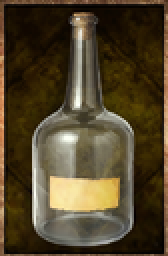
#> input picture owd/assets/objets/edited/containers/bouteille.png, 84 x 128 px, given in place of 59271.webp, which was not available (shown 2 times larger)
$ python poix.py
#> lines starting #> are read from the running program, lines starting #| are printed output that depends on the picture; pictures that were not available may be replaced by others from this repository, and a replacement may not be noted
# -*- coding: utf-8 -*-
"""La poix et la graisse.

Deux photos, deux fonds opposes, deux problemes.

POIX    <- ecailles de resine ambree sur fond BLANC. Le sujet est clair, le fond
           l'est plus encore : le seuil de luminance ne les separe pas. C'est la
           SATURATION qui tranche -- le fond est gris pur, la resine est jaune.
GRAISSE <- masse creme sur fond NOIR, barree de traits blancs en filigrane. Le
           fond part au seuil, mais les traits qui MORDENT sur le sujet doivent
           etre repeints : on les remplace par la mediane de leur voisinage,
           prise le long du trait et non a travers.
"""
import random
import sys
from collections import deque

from PIL import Image, ImageFilter

D = r'C:/Users/IgneeFleur/Documents/Github/fns-owd-beta/docs/assets/objets'
S = (r'C:/Users/IGNEEF~1/AppData/Local/Temp/claude/'
     r'c--Users-IgneeFleur-Documents-Github-fns-ttrpg/'
     r'd943426d-1602-45f6-8810-fbde9268f03c/scratchpad')
W, H, BORD = 84, 128, 2
FOND = (23, 13, 1)
sys.stdout.reconfigure(encoding='utf-8')
L = lambda c: 0.299 * c[0] + 0.587 * c[1] + 0.114 * c[2]
cl = lambda v, a=0., b=1.: max(a, min(b, v))
sat = lambda c: max(c) - min(c)

exec(open(S + '/fer.py', encoding='utf-8').read().split('# ---------------- MINERAI')[0]
     .split('D = r')[0].replace('import random', '').replace('import sys', '')
     if False else '')


# ---- outils repris de fer.py (memes definitions) ----
def cadre(img, modele=D + '/gourde.png'):
    m = Image.open(modele).convert('RGB').load()
    o = img.load()
    for y in range(H):
        for x in range(W):
            if x < BORD or x >= W - BORD or y < BORD or y >= H - BORD:
                o[x, y] = m[x, y]
    return img


def grain(img, force, seed):
    random.seed(seed)
    br = Image.new('L', (W, H))
    bp = br.load()
    for y in range(H):
        for x in range(W):
            bp[x, y] = max(0, min(255, int(random.gauss(128, 60))))
    br = br.filter(ImageFilter.GaussianBlur(0.5))
    bp = br.load()
    g = img.load()
    for y in range(BORD, H - BORD):
        for x in range(BORD, W - BORD):
            r, gg, b = g[x, y]
            d = (bp[x, y] - 128) / 128.0 * force * (0.35 + 0.65 * L((r, gg, b)) / 255.0)
            g[x, y] = tuple(max(0, min(255, round(v + d))) for v in (r, gg, b))
    return img


def plateau():
    pl = Image.open(D + '/bois.png').convert('RGB')
    q = pl.load()
    depart = {(x, y) for y in range(BORD, H - BORD) for x in range(BORD, W - BORD)
              if q[x, y][2] > 12}
    trou = set(depart)
    for _ in range(6):
        for (x, y) in list(trou):
            src = [(x + dx, y + dy) for dx in (-3, 0, 3) for dy in (-3, 0, 3)
                   if (x + dx, y + dy) not in trou
                   and BORD <= x + dx < W - BORD and BORD <= y + dy < H - BORD]
            if src:
                n = len(src)
                q[x, y] = tuple(sum(q[p][i] for p in src) // n for i in range(3))
                trou.discard((x, y))
    m = Image.new('L', (W, H), 0)
    mp = m.load()
    for (x, y) in depart:
        mp[x, y] = 255
    m = m.filter(ImageFilter.GaussianBlur(2.0))
    flou = pl.filter(ImageFilter.GaussianBlur(3.4))
    fp, mp = flou.load(), m.load()
    for y in range(BORD, H - BORD):
        for x in range(BORD, W - BORD):
            a = mp[x, y] / 255.0
            if a > 0.02:
                q[x, y] = tuple(round(q[x, y][i] * (1 - a) + fp[x, y][i] * a) for i in range(3))
    return pl


def plus_grande_tache(m, seuil=90):
    w, h = m.size
    mp = m.load()
    vu = bytearray(w * h)
    best, bestn = None, 0
    for sy in range(h):
        for sx in range(w):
            if vu[sy * w + sx] or mp[sx, sy] < seuil:
                continue
            q, comp = deque([(sx, sy)]), []
            vu[sy * w + sx] = 1
            while q:
                x, y = q.popleft()
                comp.append((x, y))
                for dx, dy in ((1, 0), (-1, 0), (0, 1), (0, -1)):
                    nx, ny = x + dx, y + dy
                    if 0 <= nx < w and 0 <= ny < h and not vu[ny * w + nx] and mp[nx, ny] >= seuil:
                        vu[ny * w + nx] = 1
                        q.append((nx, ny))
            if len(comp) > bestn:
                best, bestn = comp, len(comp)
    garde = set(best or [])
    for y in range(h):
        for x in range(w):
            if mp[x, y] and (x, y) not in garde:
                mp[x, y] = 0
    return m


def boucher(m, seuil=90):
    w, h = m.size
    mp = m.load()
    vu = bytearray(w * h)
    q = deque()
    for y in range(h):
        for x in range(w):
            if (x in (0, w - 1) or y in (0, h - 1)) and mp[x, y] < seuil:
                vu[y * w + x] = 1
                q.append((x, y))
    while q:
        x, y = q.popleft()
        for dx, dy in ((1, 0), (-1, 0), (0, 1), (0, -1)):
            nx, ny = x + dx, y + dy
            if 0 <= nx < w and 0 <= ny < h and not vu[ny * w + nx] and mp[nx, ny] < seuil:
                vu[ny * w + nx] = 1
                q.append((nx, ny))
    for y in range(h):
        for x in range(w):
            if mp[x, y] < seuil and not vu[y * w + x]:
                mp[x, y] = 255
    return m


def poser(im, al, sortie, seed, taille=1.0, decal_x=0, decal_y=0):
    bb = al.point(lambda v: 255 if v > 40 else 0).getbbox()
    noye = Image.new('RGB', im.size, FOND)
    noye.paste(im, (0, 0), al)
    obj, oa = noye.crop(bb), al.crop(bb)
    ow, oh = obj.size
    ech = min(76 / ow, 118 / oh) * taille
    nw, nh = max(1, round(ow * ech)), max(1, round(oh * ech))
    obj, oa = obj.resize((nw, nh), Image.LANCZOS), oa.resize((nw, nh), Image.LANCZOS)
    ox, oy = (W - nw) // 2 + decal_x, (H - nh) // 2 + decal_y
    out = plateau()
    am = oa.load()
    omb = Image.new('L', (W, H), 0)
    om = omb.load()
    for y in range(nh):
        for x in range(nw):
            if am[x, y] > 60:
                X, Y = ox + x + 3, oy + y + 4
                if BORD <= X < W - BORD and BORD <= Y < H - BORD:
                    om[X, Y] = 255
    omb = omb.filter(ImageFilter.GaussianBlur(2.6))
    om = omb.load()
    o = out.load()
    for y in range(H):
        for x in range(W):
            f = om[x, y] / 255.0 * 0.5
            if f > 0:
                o[x, y] = tuple(round(v * (1 - f)) for v in o[x, y])
    out.paste(obj, (ox, oy), oa)
    cadre(out)
    grain(out, 9, seed)
    out.save(S + '/' + sortie)
    print('   %-22s -> %dx%d a (%d,%d)' % (sortie, nw, nh, ox, oy))


def rugosite(im, al, force, seed, echelle=2):
    w, h = im.size
    random.seed(seed)
    t = Image.new('L', (w // echelle + 1, h // echelle + 1))
    tp = t.load()
    for y in range(t.height):
        for x in range(t.width):
            tp[x, y] = max(0, min(255, int(random.gauss(128, 78))))
    t = t.resize((w, h), Image.BICUBIC).filter(ImageFilter.GaussianBlur(1.4))
    tp, px, ap = t.load(), im.load(), al.load()
    for y in range(h):
        for x in range(w):
            a = ap[x, y] / 255.0
            if a < 0.15:
                continue
            f = 1.0 + (tp[x, y] - 128) / 128.0 * force * a
            px[x, y] = tuple(max(0, min(255, round(v * f))) for v in px[x, y])
    return im


def reduire(im, cible=420):
    """Une photo de 2500 px coute des minutes par passe ; 420 suffit largement
    pour une vignette de 84."""
    if max(im.size) <= cible:
        return im
    e = cible / float(max(im.size))
    return im.resize((max(1, round(im.width * e)), max(1, round(im.height * e))), Image.LANCZOS)


# ================= POIX =================
# Fond blanc, sujet ambre : c'est la saturation qui tranche, pas la luminance.
im = reduire(Image.open(S + '/../../../../../../IgneeFleur/Downloads/59271.webp'
                        if False else r'C:/Users/IgneeFleur/Downloads/59271.webp').convert('RGB'))
#> im is the input picture: PIL image 84x128 RGB; mean R, G, B 81.4, 68.2, 43.2
w, h = im.size
#> w = 84; h = 128
px = im.load()
m = Image.new('L', (w, h), 0)
#> m: PIL image 84x128 L; every value is 0
mp = m.load()
for y in range(h):
    for x in range(w):
        c = px[x, y]
        # jaune sature OU assez sombre pour ne pas etre le fond
        mp[x, y] = int(255 * max(cl((sat(c) - 12) / 22.0), cl((238 - L(c)) / 26.0)))
m = m.filter(ImageFilter.MaxFilter(5)).filter(ImageFilter.MinFilter(5))
#> m: PIL image 84x128 L; every value is 255
al = boucher(plus_grande_tache(m)).filter(ImageFilter.GaussianBlur(1.0))
#> in boucher, `w, h = m.size`: w = 84; h = 128

# Le fond blanc s'infiltre entre les ecailles du bord : des mouchetures grises
# que le masque garde parce qu'elles sont cernees de resine. On les remplace par
# la mediane locale, qui est de la resine.
med = im.filter(ImageFilter.MedianFilter(7))
mdp, ap = med.load(), al.load()
for y in range(h):
    for x in range(w):
        if ap[x, y] > 40 and sat(px[x, y]) < 16 and L(px[x, y]) > 196:
            px[x, y] = mdp[x, y]
rugosite(im, al, 0.14, 917)
#> in rugosite, `t = Image.new('L', (w // echelle + 1, h // echelle + 1))`: t: PIL image 43x65 L; every value is 0
#> in rugosite, `t = t.resize((w, h), Image.BICUBIC).filter(ImageFilter.GaussianBlur(1...`:
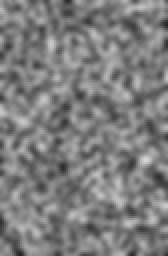
#> t: PIL image 84x128 L (shown 2 times larger); min 36, max 210, mean 125.4
poser(im, al, 'poix_84.png', 919, taille=1.00)
#> in poser, `bb = al.point(lambda v: 255 if v > 40 else 0).getbbox()`: bb = (0, 0, 84, 128)
#> in poser, `obj, oa = obj.resize((nw, nh), Image.LANCZOS), oa.resize((nw, nh), Ima..`: oa: PIL image 76x116 L; every value is 255
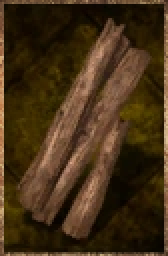
#> input picture owd/assets/objets/edited/materials/bois.png, 84 x 128 px, found by its file name (shown 2 times larger)
#> in plateau, pl is the input picture: PIL image 84x128 RGB; mean R, G, B 68.9, 48.2, 23.2
#> in plateau, `depart = {(x, y) for y in range(BORD, H - BORD) for x in range(BORD, W..`: depart = 3391 items
#> the loop in plateau, `for (x, y) in depart:` made 3391 passes
#> (x, y) on passes 1 to 3: (13, 88), (59, 55), (24, 97)
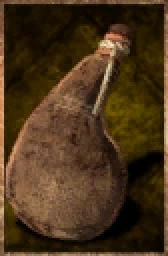
#> input picture owd/assets/objets/edited/containers/gourde.png, 84 x 128 px, found by its file name (shown 2 times larger)
#|    poix_84.png            -> 76x116 a (4,6)

# ================= GRAISSE =================
# Fond noir + filigrane : le fond tombe au seuil, les traits sur le sujet non.
src = Image.open(r'C:/Users/IgneeFleur/Downloads/wmremove-transformed(3).png')
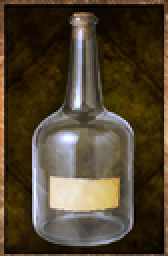
#> input picture owd/assets/objets/edited/containers/bouteille_bleutee.png, 84 x 128 px, given in place of wmremove-transformed(3).png, which was not available (shown 2 times larger)
#> src is the input picture: PIL image 84x128 RGB; mean R, G, B 80.4, 67.8, 48.3
fondu = Image.new('RGB', src.size, (0, 0, 0))
#> fondu: PIL image 84x128 RGB; every value is 0
fondu.paste(src, (0, 0), src.split()[3] if src.mode == 'RGBA' else None)
im = reduire(fondu)
w, h = im.size
px = im.load()

m = Image.new('L', (w, h), 0)
mp = m.load()
for y in range(h):
    for x in range(w):
        mp[x, y] = int(255 * cl((L(px[x, y]) - 46) / 34.0))
m = m.filter(ImageFilter.MaxFilter(5)).filter(ImageFilter.MinFilter(5))
al = boucher(plus_grande_tache(m)).filter(ImageFilter.GaussianBlur(1.0))

# Le filigrane : un trait CLAIR et MINCE. On le detecte en comparant chaque
# pixel a la mediane d'un disque plus large que le trait ; ce qui depasse
# nettement est du filigrane, et on le remplace par cette mediane.
med = im.filter(ImageFilter.MedianFilter(9))
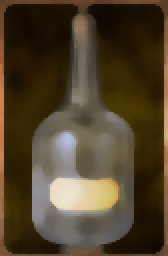
#> med: PIL image 84x128 RGB (shown 2 times larger); mean R, G, B 79.1, 65.3, 43.5
mdp, ap = med.load(), al.load()
n = 0
for y in range(h):
    for x in range(w):
        c, r = px[x, y], mdp[x, y]
        if L(c) - L(r) > 26 and ap[x, y] > 40:
            px[x, y] = r
            n += 1
#> after the loop, n = 885
print('   filigrane repeint : %d pixels sur le sujet' % n)
#|    filigrane repeint : 885 pixels sur le sujet
im = im.filter(ImageFilter.GaussianBlur(0.4))
rugosite(im, al, 0.10, 931)
poser(im, al, 'graisse_84.png', 933, taille=1.00)
#> call 2 of poser, with sortie = 'graisse_84.png', seed = 933, taille = 1, decal_x = 0, decal_y = 0
#> in poser (call 2), `obj, oa = obj.resize((nw, nh), Image.LANCZOS), oa.resize((nw, nh), Ima..`:
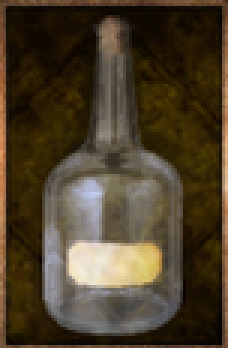
#> obj: PIL image 76x116 RGB (shown 3 times larger); mean R, G, B 76, 63, 42.6
#> the loop in plateau (call 2), `for (x, y) in depart:` made 3391 passes
#|    graisse_84.png         -> 76x116 a (4,6)

pl = Image.new('RGB', (W * 2 + 30, H + 20), (30, 26, 20))
#> pl: PIL image 198x148 RGB
for i, f in enumerate(['poix_84.png', 'graisse_84.png']):
    pl.paste(Image.open(S + '/' + f), (10 + i * (W + 10), 10))
pl.resize((pl.width * 4, pl.height * 4), Image.NEAREST).save(S + '/poix_v1.png')
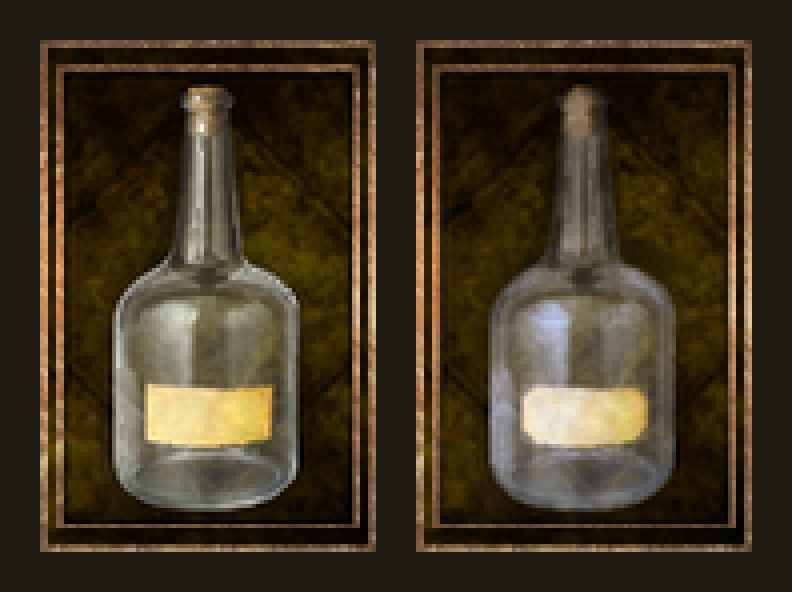
#> saved as poix_v1.png: PIL image 792x592 RGB; mean R, G, B 65.3, 53.7, 35.5
print('\npoix | graisse')
